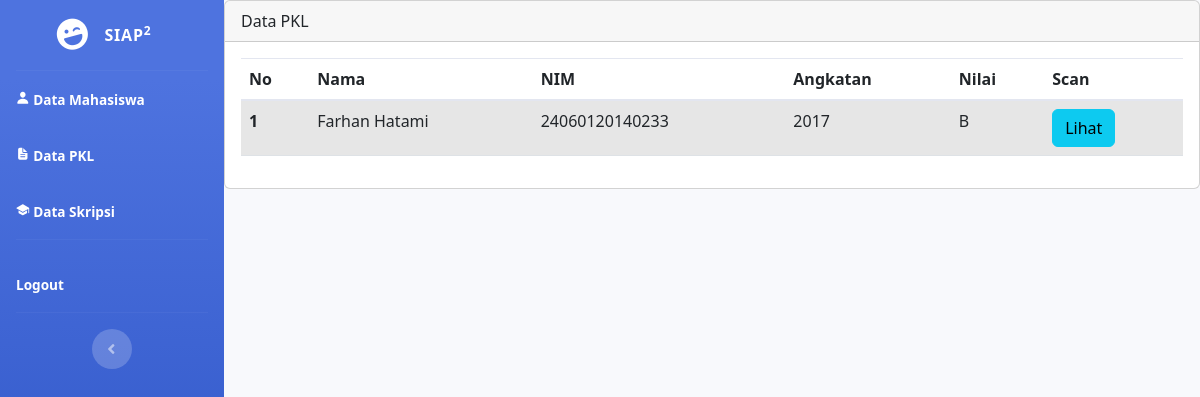
The app's page /departemen_pkl.php with its own data.
### tables this page shows
CREATE TABLE `pkl` (
  `id` int(11) NOT NULL,
  `nim` bigint(14) DEFAULT NULL,
  `id_status` varchar(255) DEFAULT NULL,
  `nilai` varchar(1) DEFAULT NULL,
  `scan` varchar(45) DEFAULT NULL
);

CREATE TABLE `mhs` (
  `id_user` int(11) NOT NULL,
  `nim` bigint(14) NOT NULL,
  `foto` varchar(255) NOT NULL,
  `nama` varchar(45) DEFAULT NULL,
  `angkatan` int(11) DEFAULT NULL,
  `id_status_mhs` int(11) NOT NULL,
  `nip` bigint(20) NOT NULL,
  `hp` bigint(12) DEFAULT NULL,
  `email` varchar(45) DEFAULT NULL,
  `alamat` varchar(255) DEFAULT NULL,
  `id_provinsi` int(11) DEFAULT NULL,
  `id_kabupaten` int(11) DEFAULT NULL
);

### departemen_pkl.php (the view, shortened to what this page needs)
<?php
require_once 'db_login.php';
?>
<!DOCTYPE html>
<html lang="en">
<head>
    <link href="vendor/fontawesome-free/css/all.min.css" rel="stylesheet" type="text/css">
    <link href="css/sb-admin-2.css" rel="stylesheet">
    <link href="https://cdn.jsdelivr.net/npm/bootstrap@5.2.2/dist/css/bootstrap.min.css" rel="stylesheet">
</head>
<body id="page-top">
    <div id="wrapper">
        <ul class="navbar-nav bg-gradient-primary sidebar sidebar-dark accordion" id="accordionSidebar">
            <a class="sidebar-brand d-flex align-items-center justify-content-center" href="index.html">
                <div class="sidebar-brand-icon rotate-n-15">
                    <i class="fas fa-laugh-wink"></i>
                </div>
                <div class="sidebar-brand-text mx-3">SIAP<sup>2</sup></div>
            </a>
            <hr class="sidebar-divider my-0">
            <li class="nav-item active">
                <a class="nav-link" href="departemen_datamhs.php">
                    <span class="icon">
                        <ion-icon name="person"></ion-icon>
                    </span>
                    <span class="tittle">Data Mahasiswa</span>
                </a>
            </li>
            <li class="nav-item active">
                <a class="nav-link" href="departemen_pkl.php">
                    <span class="icon">
                        <ion-icon name="document-text"></ion-icon>
                    </span>
                    <span class="tittle">Data PKL</span>
                </a>
            </li>
            <li class="nav-item active">
                <a class="nav-link" href="departemen_skripsi.php">
                    <span class="icon">
                        <ion-icon name="school"></ion-icon>
                    </span>
                    <span class="tittle">Data Skripsi</span>
                </a>
            </li>
            <hr class="sidebar-divider">
            <li class="nav-item active">
                <a class="nav-link" href="index.html">
                    <span class="tittle">Logout</span>
                </a>
            </li>
            <hr class="sidebar-divider d-none d-md-block">
            <div class="text-center d-none d-md-inline">
                <button class="rounded-circle border-0" id="sidebarToggle"></button>
            </div>
        </ul>
        <div id="content-wrapper" class="d-flex flex-column">
            <div id="content">
                <div class="card">
                    <div class="card-header">Data PKL</div>
                    <div class="card-body">
                    <table class="table table-striped table-hover">
                        <thead>
                            <tr>
                            <th scope="col">No</th>
                            <th scope="col">Nama</th>
                            <th scope="col">NIM</th>
                            <th scope="col">Angkatan</th>
                            <th scope="col">Nilai</th>
                            <th scope="col">Scan</th>
                            </tr>
                        </thead>
                        <tbody>
                        <?php
                        $query = "SELECT * FROM pkl as s INNER JOIN mhs as m ON s.nim = m.nim where id_status='Sudah Ambil'" ;
                        $result = $db->query($query);
                        $i = 1;
                        while ($row = $result->fetch_assoc()) {
                            echo "<tr>";
                            echo "<th>".$i."</th>";
                            echo "<td>".$row['nama']."</td>";
                            echo "<td>".$row['nim']."</td>";
                            echo "<td>".$row['angkatan']."</td>";
                            echo "<td>".$row['nilai']."</td>";
                            echo '<td><a class="btn btn-info" href="#">Lihat</a></td>';
                            echo "</tr>";
                            $i++;
                        }
                        echo '</tbody>';
                        echo '</table>';
                        ?>
                    </div>
                </div>
            </div>
        </div>
    </div>
</body>
</html>

### records on screen
pkl: mhs.nama "Farhan Hatami", mhs.nim "24060120140233", mhs.angkatan "2017", nilai "B"
